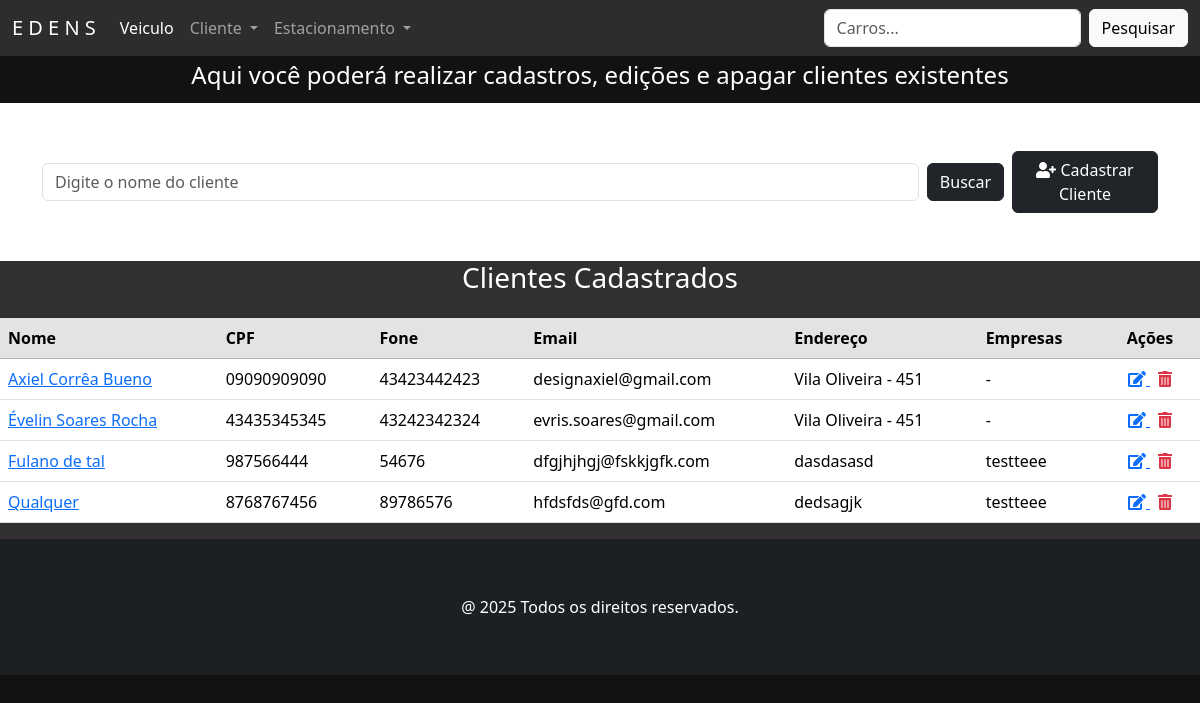
/clientes/, run on the app's committed database.
### pessoa/models.py (models this page shows, shortened)
class Pessoa(models.Model):
    nome = models.CharField('Nome', max_length=50, help_text='Nome completo')
    cpf = models.CharField('CPF', max_length=11, help_text='CPF completo', unique=True)
    fone = models.CharField('Fone', max_length=11, help_text='Número de telefone', unique=True)
    email = models.EmailField('Email', max_length=100, unique=True, null=True, blank=True)
    class Meta:
        abstract = True

class Cliente(Pessoa):
    endereco = models.CharField('Endereço', max_length=100, help_text='Endereço Completo')
    empresa = models.ManyToManyField(Juridico, blank=True, related_name='clientes')
    class Meta:
        verbose_name = 'Cliente'
        verbose_name_plural = 'Clientes'

### juridico/models.py (models this page shows, shortened)
class Juridico(models.Model):
    nome = models.CharField('Nome', max_length=50, help_text='Nome da Empresa', unique=True)
    cnpj = models.CharField(max_length=18, unique=True, help_text='CNPJ da Empresa')
    email = models.EmailField('Email', max_length=100, help_text='Email da Empresa', unique=True, blank=True, null=True)
    fone = models.CharField('Fone', max_length=20, help_text='Fone da Empresa', unique=True)
    class Meta:
        verbose_name = 'Juridico'
        verbose_name_plural = 'Juridicos'

### pessoa/views.py (the view)
# urls.py: path('clientes/', ClienteView.as_view(), name='clientes'),
class ClienteView(ListView):
    model = Cliente
    template_name ='pessoas.html'
    def get_queryset(self):
        buscar = self.request.GET.get('buscar')
        qs = super(ClienteView, self).get_queryset()
        if buscar:
            qs = qs.filter(nome__icontains=buscar)
        if qs.count() > 0:
            paginator = Paginator(qs, 10)
            listagem = paginator.get_page(self.request.GET.get('page'))
            return listagem
        else:
            return messages.info(self.request, 'Não existem clientes cadastrados.')

### pessoa/templates/pessoas.html (shortened to what this page needs)
{% extends 'principal.html' %}
{% load django_bootstrap5 %}
{% load static %}
{% block content %}
    <div class="contaier-flex text-center text-white" style="background-color: #121212; padding: 5px">
        <h4>Aqui você poderá realizar cadastros, edições e apagar clientes existentes</h4>
    </div>
    <section class="section">
    <div class="container mb-5 mt-5">
        <form action="" method="GET" class="d-flex justify-content-start align-items-center gap-2">
            <input class="form-control" type="text" name="buscar" value="{{ request.GET.buscar }}"
                   placeholder="Digite o nome do cliente" style="max-width: 900px;">
            <button type="submit" class="btn btn-dark">Buscar</button>
            <a href="{% url 'cliente_adicionar' %}" class="btn btn-dark">
                <i class="fas fa-user-plus"></i> Cadastrar Cliente
            </a>
        </form>
    </div>
</section>
        {% if object_list %}
        <div class="card-body" style="background-color: #322f30">
            <h3 class="text-center text-white mb-4">Clientes Cadastrados</h3>
            <div class="table-responsive">
                <table class="table table-hover">
                    <thead class="table-secondary">
                        <tr>
                            <th>Nome</th>
                            <th>CPF</th>
                            <th>Fone</th>
                            <th>Email</th>
                            <th>Endereço</th>
                            <th>Empresas</th>
                            <th style="width: 100px; text-align: center">Ações</th>
                        </tr>
                    </thead>
                    <tbody>
                        {% for cliente in object_list %}
                        <tr>
                            <td>
                                <a href="#" data-bs-toggle="modal" data-bs-target="#modal{{ cliente.id }}">
                                    {{ cliente.nome }}
                                </a>
                            </td>
                            <td>{{ cliente.cpf }}</td>
                            <td>{{ cliente.fone }}</td>
                            <td>{{ cliente.email }}</td>
                            <td>{{ cliente.endereco }}</td>
                            <td>
                                {% for empresa in cliente.empresa.all %}
                                    {{ empresa.nome }}{% if not forloop.last %}, {% endif %}
                                {% empty %}
                                    -
                                {% endfor %}
                            </td>
                            <td class="text-center">
                                <a href="{% url 'cliente_editar' cliente.pk %}" class="me-2" title="Editar">
                                    <i class="fas fa-edit"></i>
                                </a>
                                <a href="{% url 'cliente_apagar' cliente.pk %}" title="Apagar" class="text-danger">
                                    <i class="fas fa-trash-alt"></i>
                                </a>
                            </td>
                        </tr>
                        {% endfor %}
                    </tbody>
                </table>
            </div>
        </div>
        {% else %}
            <p class="text-center mt-4">Nenhum cliente encontrado.</p>
        {% endif %}
    </div>
{% endblock %}

### static/css/estilos.css (style rules this page uses)
body:not(.navbar-custom) { background-color: #121212; }

### data on the page
Cliente: nome "Axiel Corrêa Bueno", cpf "09090909090", fone "43423442423", email "designaxiel@gmail.com", endereco "Vila Oliveira - 451"
Cliente: nome "Évelin Soares Rocha", cpf "43435345345", fone "43242342324", email "evris.soares@gmail.com", endereco "Vila Oliveira - 451"
Cliente: nome "Fulano de tal", cpf "987566444", fone "54676", email "dfgjhjhgj@fskkjgfk.com", endereco "dasdasasd"
Juridico: nome "testteee"
Cliente: nome "Qualquer", cpf "8768767456", fone "89786576", email "hfdsfds@gfd.com", endereco "dedsagjk"
